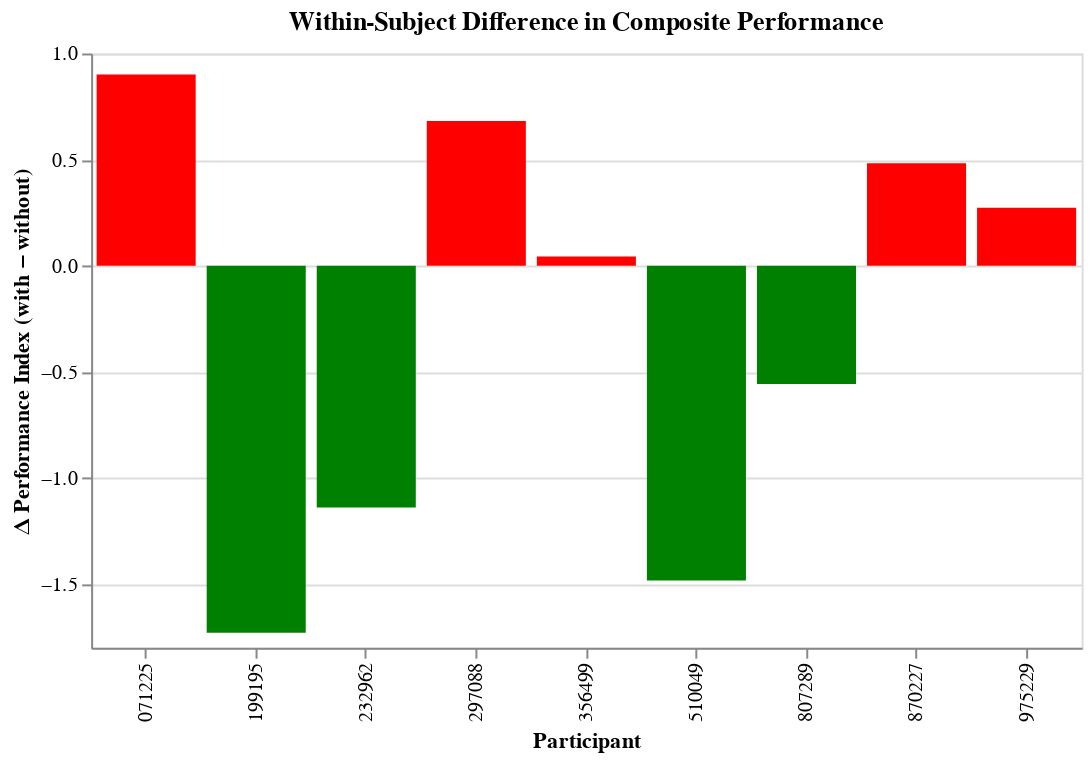

Here is the notebook cell this chart was saved with:
### Code cell
pivot_perf = perf_df.pivot(
    index="participant_id",
    columns="condition",
    values="performance_index"
)

pivot_perf["delta_performance"] = (
    pivot_perf["with_tick"] - pivot_perf["without_tick"]
)

delta_perf_df = pivot_perf.reset_index()

chart_perf_delta = alt.Chart(delta_perf_df).mark_bar().encode(
    x=alt.X("participant_id:N", title="Participant"),
    y=alt.Y("delta_performance:Q", title="Δ Performance Index (with − without)"),
    color=alt.condition(
        alt.datum.delta_performance < 0,
        alt.value("green"),
        alt.value("red")
    )
).properties(
    title="Within-Subject Difference in Composite Performance",
    width=500,
    height=300
)

chart_perf_delta

### Figure 1 — Vega-Lite specification as saved in the notebook (floating-point values rounded to 4 significant figures)
{"config": {"view": {"continuousWidth": 300, "continuousHeight": 300}}, "data": {"name": "data-f030647e9bb38496781571e5a1644d32"}, "mark": {"type": "bar"}, "encoding": {"color": {"condition": {"test": "(datum.delta_performance < 0)", "value": "green"}, "value": "red"}, "x": {"field": "participant_id", "title": "Participant", "type": "nominal"}, "y": {"field": "delta_performance", "title": "Δ Performance Index (with − without)", "type": "quantitative"}}, "height": 300, "title": "Within-Subject Difference in Composite Performance", "width": 500, "$schema": "https://vega.github.io/schema/vega-lite/v6.1.0.json", "datasets": {"data-f030647e9bb38496781571e5a1644d32": [{"participant_id": "071225", "with_tick": 0.2373, "without_tick": -0.664, "delta_performance": 0.9013}, {"participant_id": "199195", "with_tick": 1.462, "without_tick": 3.191, "delta_performance": -1.729}, {"participant_id": "232962", "with_tick": -0.8769, "without_tick": 0.2617, "delta_performance": -1.139}, {"participant_id": "297088", "with_tick": 0.2374, "without_tick": -0.4449, "delta_performance": 0.6823}, {"participant_id": "356499", "with_tick": -0.6407, "without_tick": -0.6842, "delta_performance": 0.04345}, {"participant_id": "510049", "with_tick": -0.6243, "without_tick": 0.8588, "delta_performance": -1.483}, {"participant_id": "807289", "with_tick": -0.7353, "without_tick": -0.1784, "delta_performance": -0.5569}, {"participant_id": "870227", "with_tick": -0.00427, "without_tick": -0.4868, "delta_performance": 0.4825}, {"participant_id": "975229", "with_tick": -0.3183, "without_tick": -0.591, "delta_performance": 0.2727}]}}
